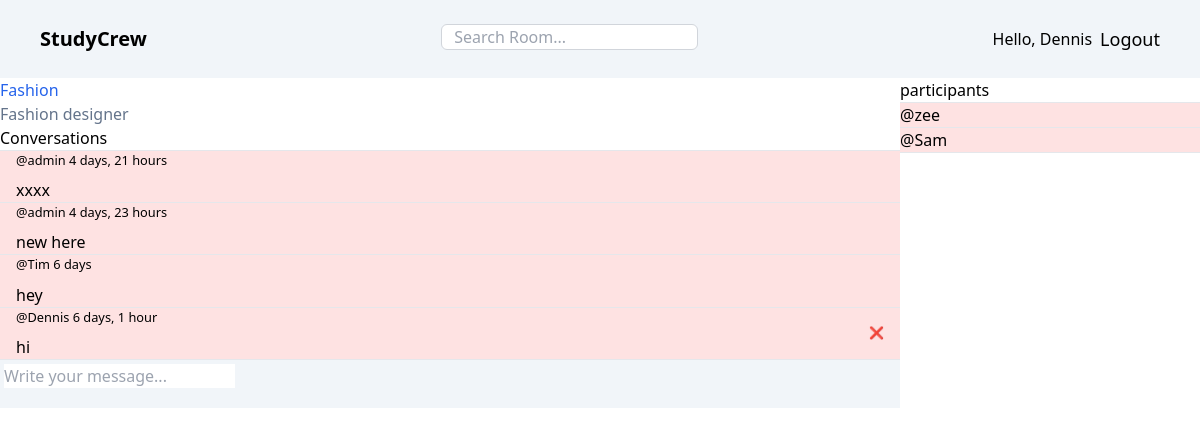
/room/3/ (signed in), run on the app's committed database.
### base/models.py (models this page shows, shortened)
class Room(models.Model):
  host = models.ForeignKey(User, on_delete=models.SET_NULL, null=True)
  topic = models.ForeignKey(Topic, on_delete=models.SET_NULL, null=True)
  name = models.CharField(max_length=225)
  description = models.TextField(null=True, blank=True)
  participants = models.ManyToManyField(User, related_name='participants', blank=True)
  updated = models.DateTimeField(auto_now=True)
  created = models.DateTimeField(auto_now_add=True)
  class Meta:
    ordering = ['-updated', '-created']

class Message(models.Model):
  user = models.ForeignKey(User, on_delete=models.CASCADE)
  room = models.ForeignKey(Room, on_delete=models.CASCADE)
  body = models.TextField()
  updated = models.DateTimeField(auto_now=True)
  created = models.DateTimeField(auto_now_add=True)
  class Meta:
    ordering = ['-updated', '-created']

### base/views.py (the view, shortened to what this page needs)
# urls.py: path('room/<str:pk>/', views.room, name='room'),
def room(request, pk):
  room = Room.objects.get(id=pk)
  room_messages = room.message_set.all().order_by('-created')
  participants = room.participants.all()
  context = {
    'room' : room,
    'room_messages' : room_messages,
    'participants' : participants
  }
  return render(request, 'base/room.html', context)

### base/templates/base/room.html (shortened to what this page needs)
<body>
  {% extends 'main.html' %}
  {% block content %}
  <div class="grid grid-cols-4">
    <div class="col-span-3">
      <h1 class="text-blue-600">{{ room.name }}</h1>
      <p class="text-slate-500">{{ room.description }}</p>
      <div class="comment-wrapper">
        <h3>Conversations</h3>
        {% for message in room_messages %}
          <div class="flex items-center justify-between px-4 bg-red-100">
            <div class="flex flex-col gap-2">
              <small>@{{message.user}} {{message.created|timesince}}</small>
              <p>{{message.body}}</p>
            </div>
            {% if request.user == message.user %}
              <a href="{% url 'delete-message' message.id %}" class="text-xs">❌</a>
            {% endif %}
          </div>
        {% endfor %}
        {% if request.user.is_authenticated %}
          <div class="comment-form p-1 bg-slate-100">
            <form action="" method="POST">
              <input type="text" name="body" placeholder="Write your message...">
            </form>
          </div>
        {% endif %}
      </div>
    </div>
    <div class="col-span-1">
      <h3>participants</h3>
      {% for user in participants %}
        <div class="bg-red-100">
          <p>@{{ user.username }}</p>
          <hr>
        </div>
      {% endfor %}
    </div>
  </div>
  {% endblock content %}

### templates/navbar.html
<div class="bg-slate-100 p-5 md:px-10 py-3 flex items-center justify-between gap-5">
  <a href="/" class="text-xl font-semibold">
    StudyCrew
  </a>
  <form action="{% url 'home' %}" method="GET" class="flex items-center">
    <input type="text" name="q" class="border border-gray-300 rounded-md px-3 mt-3 " placeholder="Search Room..." />
  </form>
  {% if request.user.is_authenticated %}
  <div class="flex items-center gap-2">
    <p>Hello, {{ request.user.username }}</p>
    <a href="{% url 'logout' %}" class="text-lg font-medium">
      Logout
    </a>
  </div>
  {% else %}
  <a href="{% url 'login' %}" class="text-lg font-medium">
    login
  </a>
  {% endif %}
</div>

### data on the page
Room: name "Fashion", description "Fashion designer"
Message: user "admin", created "4 days, 21 hours", body "xxxx"
Message: user "admin", created "4 days, 23 hours", body "new here"
Message: user "Tim", created "6 days", body "hey"
Message: user "Dennis", created "6 days, 1 hour", body "hi"

### other printed values
{{ request.user.username }} "Dennis"
{{ user.username }} "zee"
{{ user.username }} "Sam"
